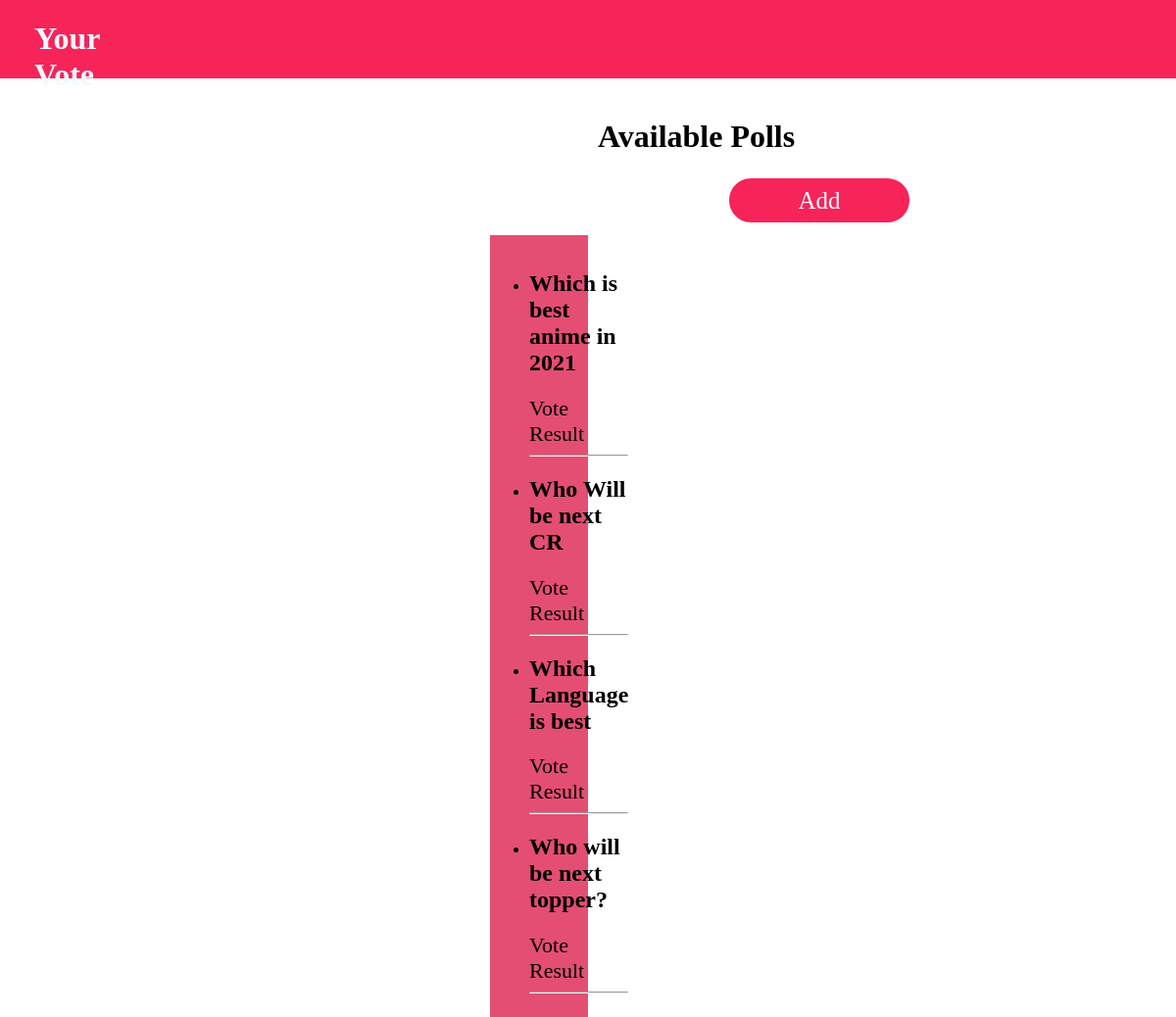
Page /accounts/list_poll on the earlier database version.
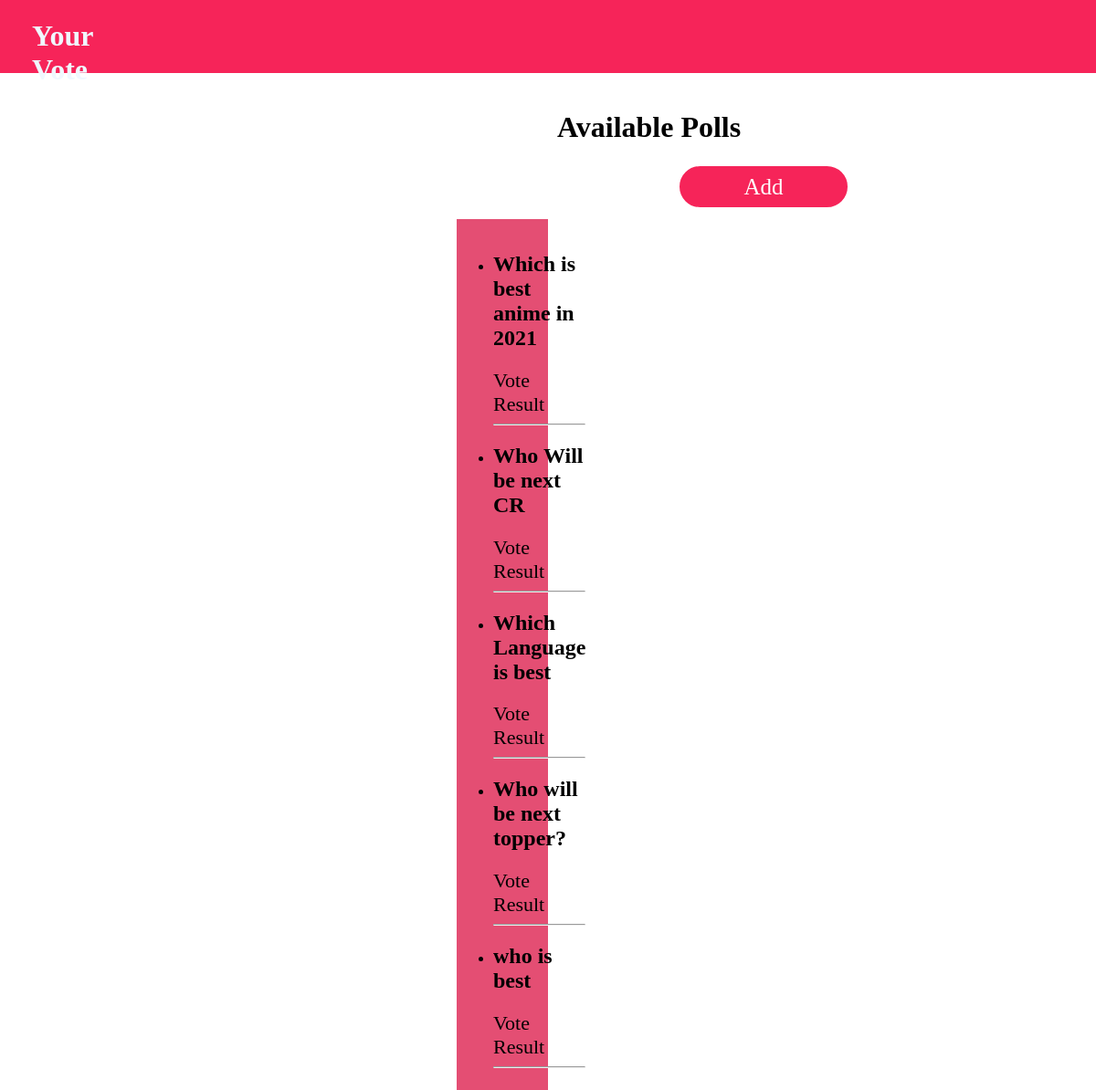
Same page on the later database version.
### accounts/models.py (models this page shows, shortened)
class pollQuetions(models.Model):
    pollquetion=models.CharField(max_length=120)
    option1=models.CharField(max_length=120)
    option2=models.CharField(max_length=120)
    option3=models.CharField(max_length=120)
    option1_count=models.IntegerField(default=0)
    option2_count=models.IntegerField(default=0)
    option3_count=models.IntegerField(default=0)
    def __str__(self):
        return str(self.pollquetion)

### accounts/views.py (the view)
# urls.py: path('list_poll',views.list_poll,name="list_poll"),
def list_poll(request):
    quetion_list=pollQuetions.objects.all()
    context={
        "list_quetion":quetion_list
    }
    print(context)
    return render(request,'poll_list.html',context)

### templates/poll_list.html (shortened to what this page needs)
<!DOCTYPE html>
<html>
<head>
</head>
<body>
    <header>
        <div class="container">
            <div class="logo">
                <h1><a href="{% url 'top' %}">Your Vote</a></h1>
            </div>
            <div class="list">
            </div>
        </div>
    </header>
    <div class="top-wrapper">
        <div class="top-detail">
            <h1 class="title">Available Polls</h1>
            <a class="index-button" href="{% url 'add_poll' %}">Add</a>
        </div>
    </div>
    <div class="poll-list">
        <ul>
            {% for quetionList in list_quetion %}
            <li>
                <h2>{{ quetionList.pollquetion }}</h2>
                <a href="{% url 'vote_poll' quetionList.id %}">Vote</a>
                <a href="{% url 'result_poll' quetionList.id %}">Result</a>
                <hr />
            </li>
            {% endfor %}
        </ul>
    </div>
</body>
</html>

Differences in the rows shown:
added pollQuetions: pollquetion "who is best"
